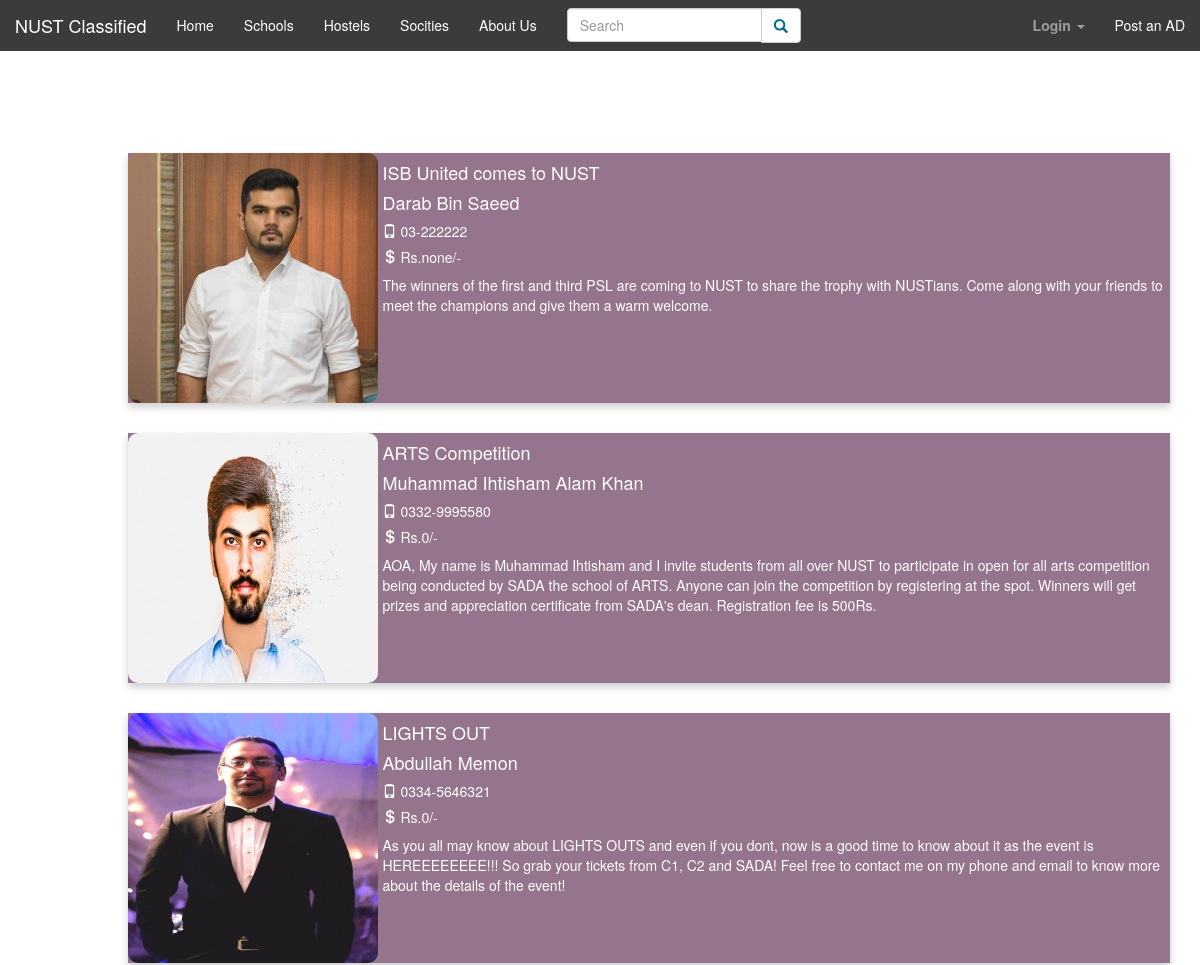
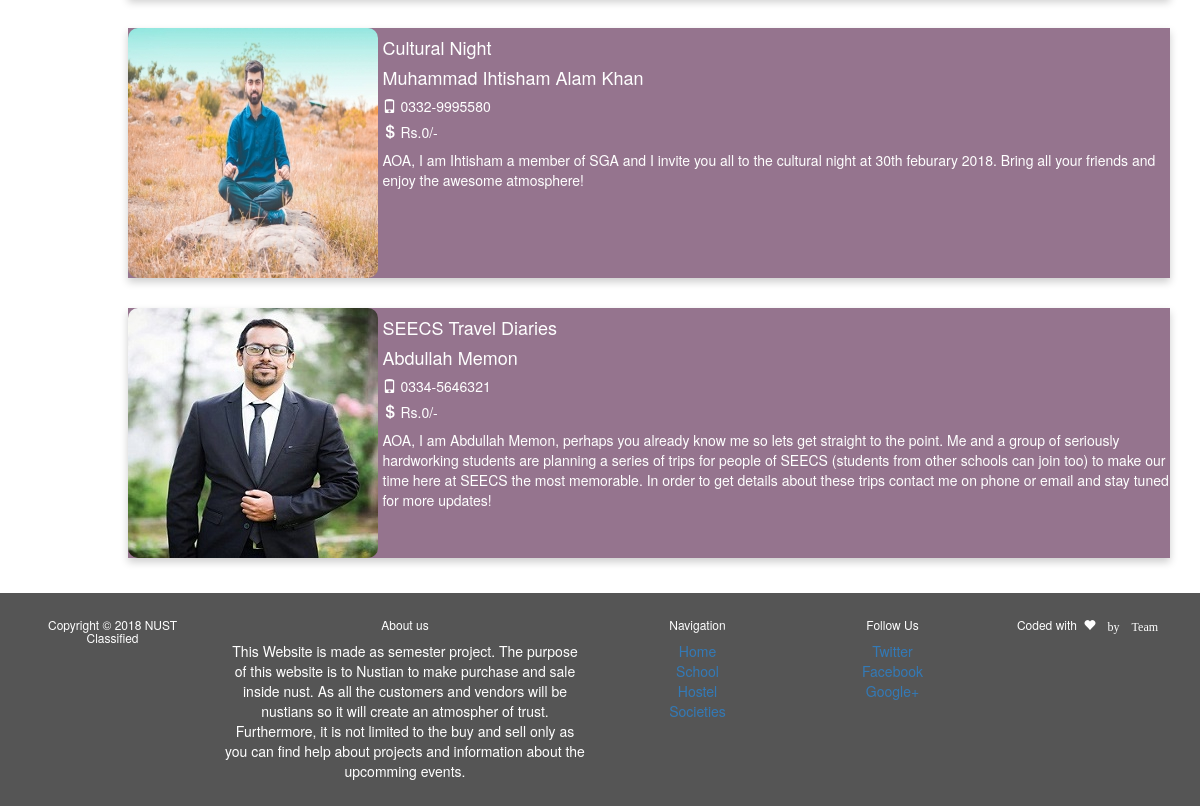
The page /search.php?srch-term=events on the database its author committed (2 pictures, top to bottom).
### tables this page shows
CREATE TABLE IF NOT EXISTS `addata` (
  `id` int(50) NOT NULL AUTO_INCREMENT,
  `name` varchar(50) NOT NULL,
  `email` varchar(100) NOT NULL,
  `phone` varchar(50) NOT NULL,
  `target` varchar(50) NOT NULL,
  `category` varchar(50) NOT NULL,
  `title` varchar(50) NOT NULL,
  `price` varchar(30) NOT NULL,
  `content` varchar(2000) NOT NULL,
  `picture` varchar(255) NOT NULL,
  PRIMARY KEY (`id`)
);

### search.php (the view, shortened to what this page needs)
<?php
include(".\config\config.php");
?>
<!DOCTYPE html>
<html lang="en">
<head>
  <link rel="stylesheet" href="https://maxcdn.bootstrapcdn.com/bootstrap/3.3.7/css/bootstrap.min.css">
  <link rel="stylesheet" href="css/style.css">
</head>
<body style="background-image: url('photos/school-nbs-bg.jpg'); background-repeat: no-repeat; background-position: center center;background-size: cover; background-attachment: fixed; ">
    <nav class="navbar navbar-inverse nbs-color navbar-fixed-top">
        <div class="container-fluid">
            <div class="navbar-header">
                <a href="home.php" class ="navbar-brand" style="color: #FFFFFF"> NUST Classified </a>
            </div>
            <div class="collapse navbar-collapse" id="mainNavBar">
                <ul class="nav navbar-nav">
                    <li><a href="home.php" style="color: #FFFFFF">Home</a></li>
                    <li><a href="schools.php" style="color: #FFFFFF">Schools</a></li>
                    <li><a href="hostel.php" style="color: #FFFFFF">Hostels</a></li>
                              <li><a href="#" style="color: #FFFFFF">Socities</a></li>
                              <li><a href="about-us.php" style="color: #FFFFFF">About Us</a></li>
                    <li>
                    <form class="navbar-form" role="search" method="get" action="search.php">
                        <div class="input-group">
                            <input type="text" class="form-control" placeholder="Search" name="srch-term" id="srch-term">
                                <div class="input-group-btn">
                                    <button class="btn btn-default" type="submit"><i style="color: #00688B" class="glyphicon glyphicon-search"></i></button>
                                </div>
                        </div>
                    </form>
                    </li>
                </ul>
     <ul class="nav navbar-nav navbar-right">
          <?php
		  if(!isset($_SESSION['email'])){
		  echo '<li class="dropdown">
                      <a href="#" class="dropdown-toggle" data-toggle="dropdown"><b class="color-blue">Login</b> <span class="caret"></span></a>
           </li>
		  ';}
		  ?>
           <li class=\"dropdown\">
            <a href="form.php" class=\"dropdown-toggle\" style="color: white;">
              Post an AD
            </a>
          </li>
        </ul>
    </div>
  </div>
</nav>
<div class="container-fluid" >
  <div class="row content">
  <br/>
  <br/>
  <br/>
  <h2 style="color: white;">RESULTS:</h2>
  <div class="col-sm-1"></div>
  <div class="col-sm-11">
<?php
    $query = $_GET['srch-term'];
        $min = 3;
        if(strlen($query) >= $min){
          $query = htmlspecialchars($query);
        $query = mysqli_real_escape_string($mysqli,$query);
        $raw_results = mysqli_query($mysqli , "SELECT * FROM addata
            WHERE (`price` LIKE '%".$query."%') OR (`email` LIKE '%".$query."%') OR (`phone` LIKE '%".$query."%') OR (`content` LIKE '%".$query."%') OR (`name` LIKE '%".$query."%') OR (`target` LIKE '%".$query."%') OR (`category` LIKE '%".$query."%') OR (`title` LIKE '%".$query."%') ORDER BY category , id DESC") or die(mysql_error());
        if(mysqli_num_rows($raw_results) > 0){
            while($res = mysqli_fetch_array($raw_results)){
                 echo "<a href = \"result.php?id=".$res['id']."\"> <div class=\"nbs-result-card ".$res['category']."\">
        <div class=\"nbs-result-image\">
          <img src=\"".$res['picture']."\">
        </div>
            <div class=\"nbs-result-content\">
          <h4>".$res['title']."</h4>
          <h4>".$res['name']."</h4>
                <h5><span class=\"glyphicon glyphicon-phone\"></span> ".$res['phone']."</h5>
                <h5><span class=\"glyphicon glyphicon-usd\"></span>  Rs.".$res['price']."/-</h5>
          <p>".$res['content']."</p>
            </div>
      </div> </a>";
        }
        }
        else{
            echo "<h2 style=\"color: white;\">No Such Results Found!</h2>";
        }
      }
      else{
            echo "<h2 style=\"color: white;\">No Such Results Found!</h2>";
      }
?>
</div>
</div>
<div class="row content"> </div>
</div>
<?php
  include("footer.php");
?>
</body>

### css/style.css (style rules this page uses)
* { box-sizing: border-box; }
.glyphicon { line-height: unset; }
.events { background-color: rgba(104,58,94,0.7); }
.nbs-color { background-color: #3B3B3B; color: white; border-color: #000000; }
.nbs-result-card { box-shadow: 0 4px 8px 0 rgba(0,0,0,0.2); transition: 0.3s; width: 100%; margin-top:30px; margin-bottom:15px; clear:both; overflow-y: hidden; text-overflow: ellipsis; }
.nbs-result-content { color: white; }
.nbs-result-image img { width: 100%; min-height: 100%; display: block; object-position: 50% 50%; margin: auto; object-fit: cover; vertical-align: middle!important; }
.nbs-result-image { overflow: hidden; float: left; border-radius: 10px; margin-right: 5px; }
.navbar { margin-bottom: 0; border-radius: 0; border: none; }
.navbar { margin-bottom: 0; border-radius: 0; }
.row.content { height: 450px }
.navbar-brand { color:#ffffff; }
.row { margin-right: 0px; margin-left: 0px; }
input[type=text], select, textarea { width: 100%; padding: 12px; border: 1px solid #ccc; border-radius: 4px; resize: vertical; }
.row:after { content: ""; display: table; clear: both; }

### rows shown on the page
addata: picture (picture), title "ISB United comes to NUST", name "Darab Bin Saeed", phone "03-222222", price "none", content "The winners of the first and third PSL are coming to NUST to share the trophy with NUSTians. Come along with your friends to meet the champions and give them a warm welcome."
addata: picture (picture), title "ARTS Competition", name "Muhammad Ihtisham Alam Khan", phone "0332-9995580", price "0", content "AOA, My name is Muhammad Ihtisham and I invite students from all over NUST to participate in open for all arts competition being conducted by SADA the school of ARTS. Anyone can join the competition by registering at the spot. Winners will get prizes and appreciation certificate from SADA's dean. Registration fee is 500Rs."
addata: picture (picture), title "LIGHTS OUT", name "Abdullah Memon", phone "0334-5646321", price "0", content "As you all may know about LIGHTS OUTS and even if you dont, now is a good time to know about it as the event is HEREEEEEEEE!!! So grab your tickets from C1, C2 and SADA! Feel free to contact me on my phone and email to know more about the details of the event!"
addata: picture (picture), title "Cultural Night", name "Muhammad Ihtisham Alam Khan", phone "0332-9995580", price "0", content "AOA, I am Ihtisham a member of SGA and I invite you all to the cultural night at 30th feburary 2018. Bring all your friends and enjoy the awesome atmosphere!"
addata: picture (picture), title "SEECS Travel Diaries", name "Abdullah Memon", phone "0334-5646321", price "0", content "AOA, I am Abdullah Memon, perhaps you already know me so lets get straight to the point. Me and a group of seriously hardworking students are planning a series of trips for people of SEECS (students from other schools can join too) to make our time here at SEECS the most memorable. In order to get details about these trips contact me on phone or email and stay tuned for more updates!"
